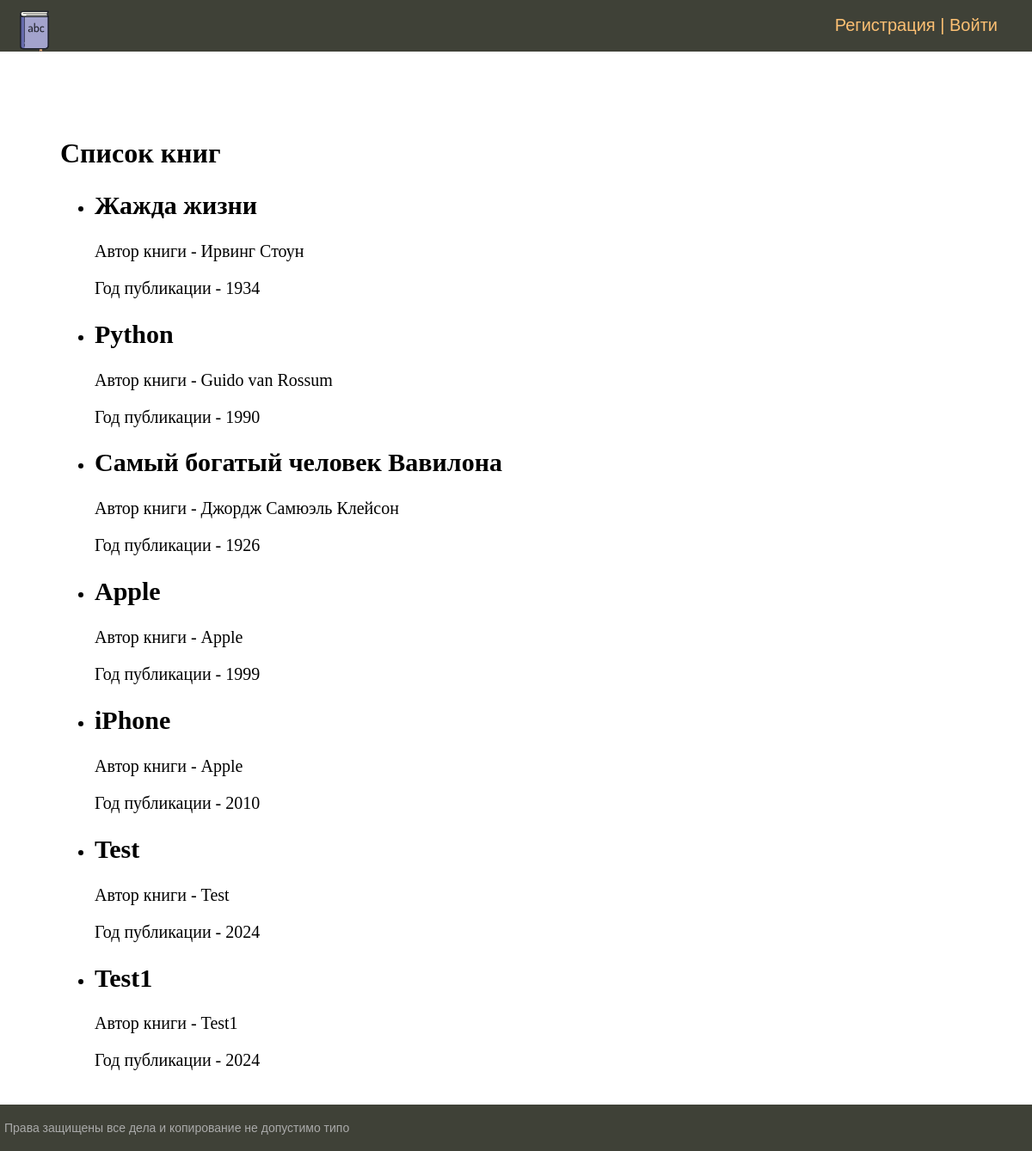
The page / on the database its author committed.
### books/models.py (models this page shows)
class Book(models.Model):
    title = models.CharField(max_length=100, verbose_name='Название книги')
    author = models.CharField(max_length=100, verbose_name='Автор книги')
    published_date = models.DateField(verbose_name='Дата публикации')
    is_reserved = models.BooleanField(default=False, verbose_name='Зарезервировано')

### books/views.py (the view)
# urls.py: path('', BookHome.as_view(), name='home'),
class BookHome(ListView):
    model = Book
    template_name = 'book/index.html'
    context_object_name = 'books'

### books/templates/book/index.html (shortened to what this page needs)
{% extends 'book/base.html' %}
{% block content %}
<h1>Список книг</h1>
<ul>
    {% for p in books %}
    <li>
        <h2>{{p.title}}</h2>
        {% autoescape on %}
        <p>Автор книги - {{ p.author }}</p>
        <p>Год публикации - {{ p.published_date|date:"Y" }}</p>
        {% endautoescape %}
    </li>
    {% endfor %}
</ul>
{% endblock %}

### books/templates/book/base.html (shortened to what this page needs)
{% load static %}
<html lang="en">
<head>
    <link type="text/css" href="{% static 'book/css/styles.css' %}" rel="stylesheet" />
</head>
<body>
<table class="table-page" border="0" cellpadding="0" cellspacing="0">
    <tr><td valign="top">
        {% block mainmenu %}
        <div class="header">
            <ul id="mainmenu" class="mainmenu">
                <li class="logo"><a href="{% url 'home' %}"><div class="logo"></div></a></li>
                {% if request.user.is_authenticated %}
                <li class="last">{{ user.username }} | <a href="{% url 'logout' %}">Выйти</a></li>
                {% else %}
                <li class="last"><a href="{% url 'register' %}">Регистрация</a> | <a href="{% url 'login' %}">Войти</a></li>
                {% endif %}
            </ul>
        </div>
    {% endblock mainmenu %}
    <table class="table-content" border="0" cellpadding="0" cellspacing="0">
        <tr>
            <td valign="top" class="content">
                <div class="content-text">
                    {% block content %}
                    {% endblock %}
                </div>
            </td>
        </tr>
    </table>
    </td></tr>
<tr><td valign="top">
    <div id="footer">
        <p>Права защищены все дела и копирование не допустимо типо</p>
    </div>
</td></tr></table>
</body>
</html>

### books/static/book/css/styles.css (style rules this page uses)
html, body { font-family: 'Arial'; margin: 0; padding: 0; height: 100%; width: 100%; color: #444; }
a { color: #0059b2; text-decoration: none; }
.table-page { width: 100%; height: 100%; vertical-align: top; }
.table-page tr { height: 100%; }
.header { background: #3F4137; height: 60px; }
.logo { background: url('../images/logo.png') no-repeat 10px 5px; width: 70px; height: 60px; }
ul.mainmenu { list-style: none; margin: 0; padding: 0; height: 60px; color: #fdc073; font-size: 20px; overflow: hidden; }
ul.mainmenu li { float: left; margin: 18px 40px 0 30px; }
ul.mainmenu li.logo { margin: 0; }
ul.mainmenu li.last { float: right; }
ul.mainmenu li a { color: #fdc073; text-decoration: none; }
.table-content { width: 100%; min-height: 100%; height: 100%; }
.content { padding: 40px 20px 20px 40px; width: 100%; box-sizing: border-box; }
.content-text { margin: 60px 0 0 30px; color: #000; font-size: 20px; font-family: Yandex Sans Display Light; }
.content-text h1 { font-size: 32px; }
#footer { box-sizing: border-box; background: #3F4137; padding: 5px; color: #aaa; font-size: 14px; font-family: Verdana, Geneva, Arial, Helvetica; text-align: left; overflow: hidden; }

### rows shown on the page
Book: title "Жажда жизни", author "Ирвинг Стоун", published_date "1934"
Book: title "Python", author "Guido van Rossum", published_date "1990"
Book: title "Самый богатый человек Вавилона", author "Джордж Самюэль Клейсон", published_date "1926"
Book: title "Apple", author "Apple", published_date "1999"
Book: title "iPhone", author "Apple", published_date "2010"
Book: title "Test", author "Test", published_date "2024"
Book: title "Test1", author "Test1", published_date "2024"
